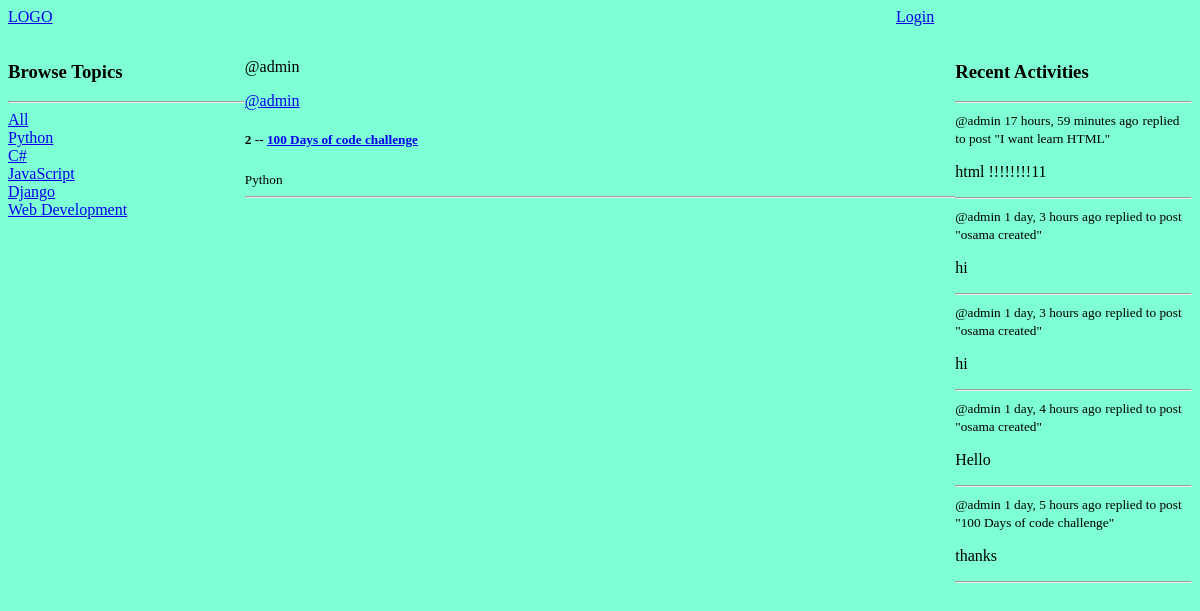
The app's page /profile/1/, older data.
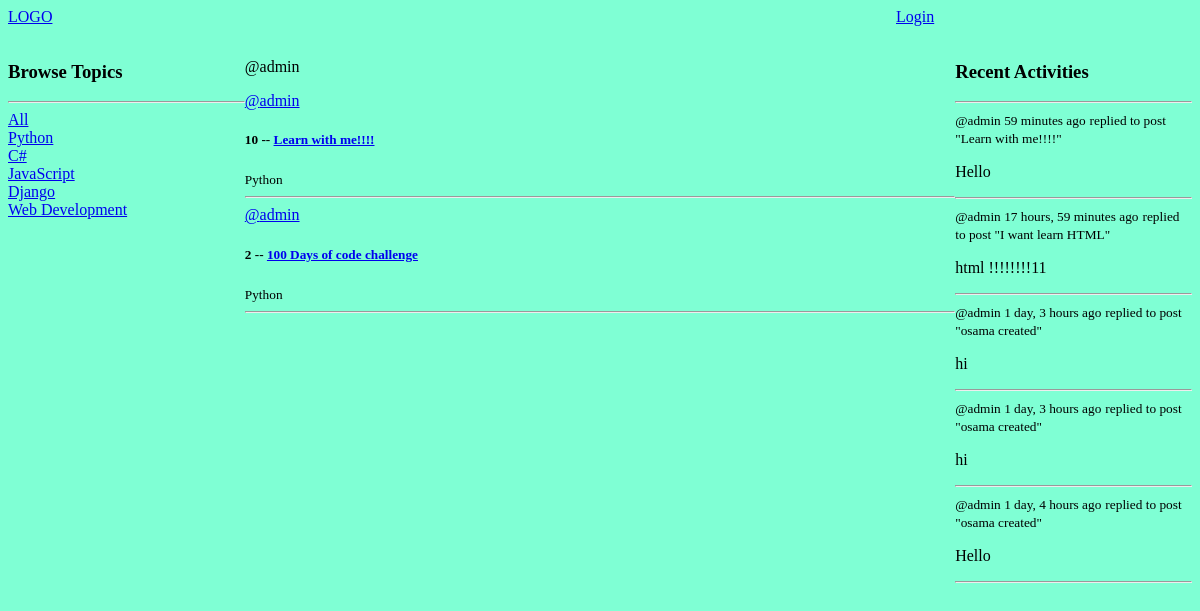
The same page, newer data.
### base/models.py (models this page shows, shortened)
class Topic(models.Model):
    name = models.CharField(max_length = 200)

class Room(models.Model):
    host = models.ForeignKey(User, on_delete=models.SET_NULL, null=True)
    topic = models.ForeignKey(Topic, on_delete=models.SET_NULL, null=True)
    name = models.CharField(max_length = 200)
    description = models.TextField(null=True, blank=True)
    participants = models.ManyToManyField(User, related_name='participants', blank=True)
    updated = models.DateTimeField(auto_now=True, auto_now_add=False)
    created = models.DateTimeField(auto_now=False, auto_now_add=True)
    class Meta:
        ordering = ['-updated', '-created']
    def __str__(self) -> str:
        return self.name

class Message(models.Model):
    user = models.ForeignKey(User, on_delete=models.CASCADE)
    room = models.ForeignKey(Room, on_delete=models.CASCADE)
    body = models.CharField(max_length=300)
    updated = models.DateTimeField(auto_now=True, auto_now_add=False)
    created = models.DateTimeField(auto_now=False, auto_now_add=True)
    class Meta:
        ordering = ['-created']
    def __str__(self) -> str:
        return self.body[0:50]

### base/views.py (the view)
# urls.py: path('profile/<str:pk>/', views.userProfile, name='profile'),
def userProfile(request, pk):
    user = User.objects.get(pk=pk)
    rooms = user.room_set.all()
    topics = Topic.objects.all()
    messages = Message.objects.filter(user=user)[:5]
    context = {'user': user, 'rooms': rooms, 'topics': topics, 'recent_messages': messages}
    return render(request, 'base/profile.html', context)

### base/templates/base/profile.html (shortened to what this page needs)
{% extends 'main.html' %}
{% block content %}
    <div class="profile-container">
        <div>
            {% include 'base/topics_component.html' %}
        </div>
        <div>
            <p>@{{user.username}}</p>
            {% include 'base/feed_component.html' %}
        </div>
        <div>
            {% include 'base/activity_component.html' %}
        </div>
    </div>
{% endblock content %}

### base/templates/base/topics_component.html
<h3>Browse Topics</h3>
<hr>
<div>
    <a href="{% url 'home' %}">All</a>
</div>
{% for topic in topics %}
    <div>
        <a href="{% url 'home' %}?q={{topic.name}}">{{topic.name}}</a>
    </div>
{% endfor %}

### base/templates/base/feed_component.html (shortened to what this page needs)
<div>
    {% for room in rooms %}
        <a href="{% url 'profile' room.host.id %}">@{{ room.host.username }}</a>
        <div>
            <h5>{{ room.id }} -- <a href="{% url 'room' room.id %}">{{ room.name }}</a></h5>
        </div>
        <small>{{ room.topic.name }}</small>
        <hr>
    {% endfor %}
</div>

### base/templates/base/activity_component.html (shortened to what this page needs)
<h3>Recent Activities</h3>
<hr>
{% for message in recent_messages %}
    <div>
        <small>@{{message.user}}   {{message.created|timesince}} ago</small>
        <small>replied to post "{{message.room}}"</small>
        <p>{{message}}</p>
        <hr>
    </div>
{% endfor %}

Row changes from the older to the newer data that the page shows:
no longer on this page (row unchanged): Message: user "admin", created "1 day, 5 hours", room "100 Days of code challenge", body "thanks"
added Room: host.username "admin", id "10", name "Learn with me!!!!", topic.name "Python"
added Message: user "admin", created "59 minutes", room "Learn with me!!!!", body "Hello"
